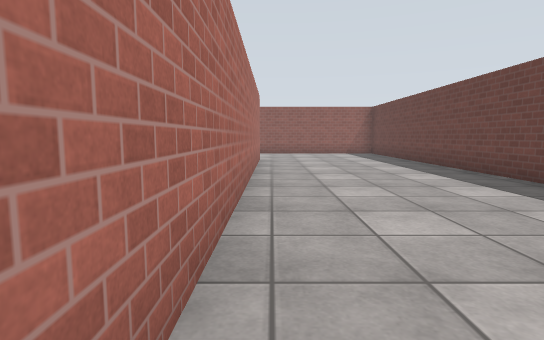
[1] (above)

24 first-person views from a walk through a world built for the Gazebo simulator. The camera is 0.94 m above the floor, tilts 6° down and sees 80° across. Floor lines are 1 m apart. The floor is counted in squares, 1 m on a side. Each view is taken from the middle of a square. On the plan, view 1 faces up. The plan holds only what a view shows up to about 12 squares ahead; the rest is blank. The place goes on beyond the plan. Gazebo's built-in surfaces are drawn with simple patterns. Some stock models are drawn as simple stand-ins. Some surface patterns are stand-ins.

[2]
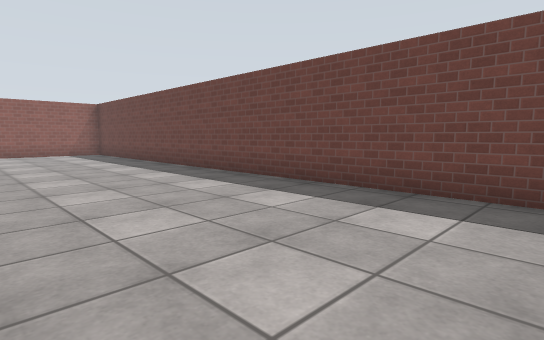

[3]
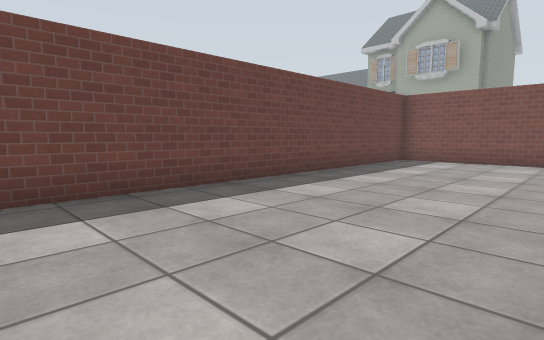

[4]
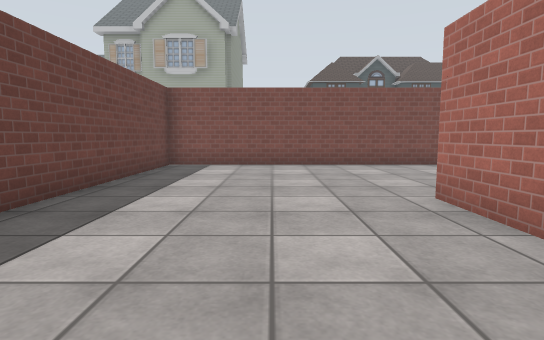

[5]
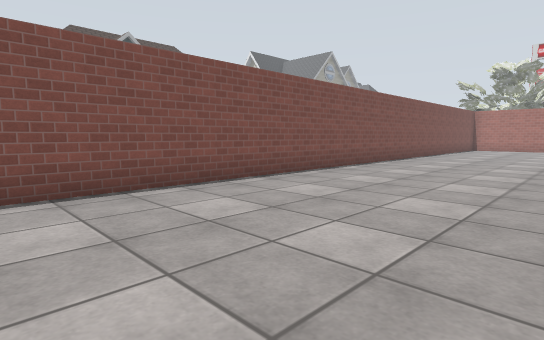

[6]
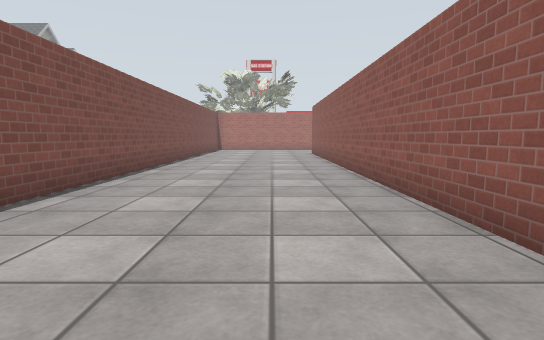

[7]
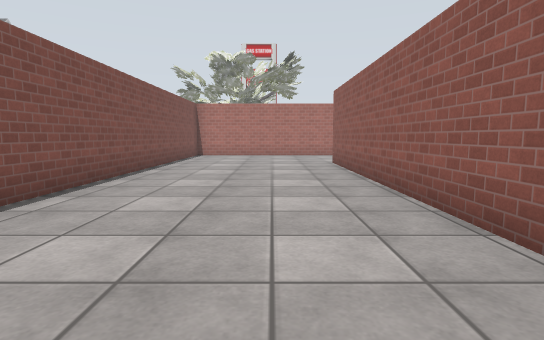

[8]
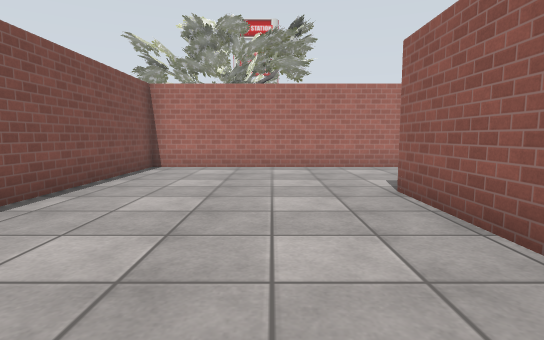

[9]
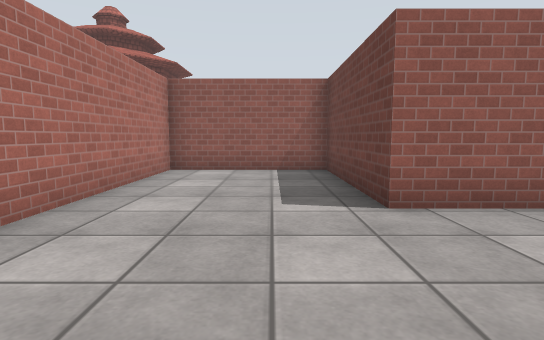

[10]
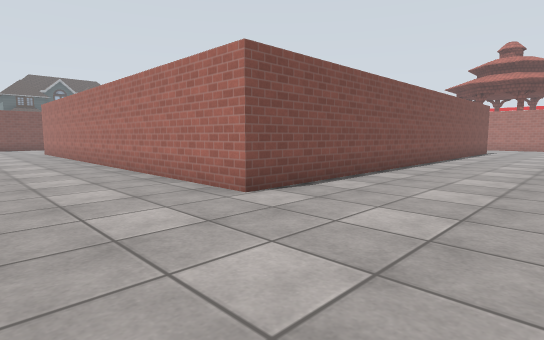

[11]
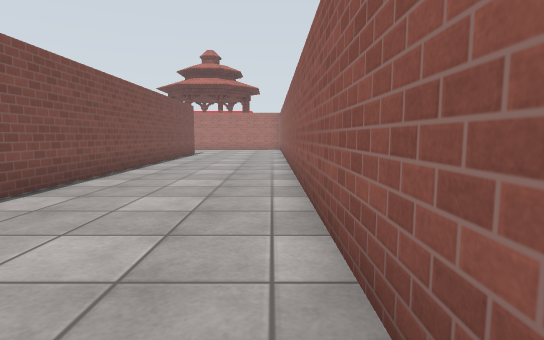

[12]
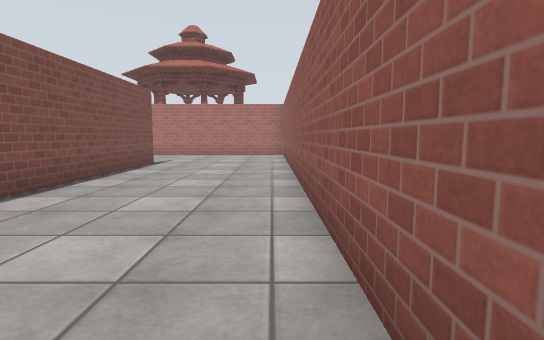

[13]
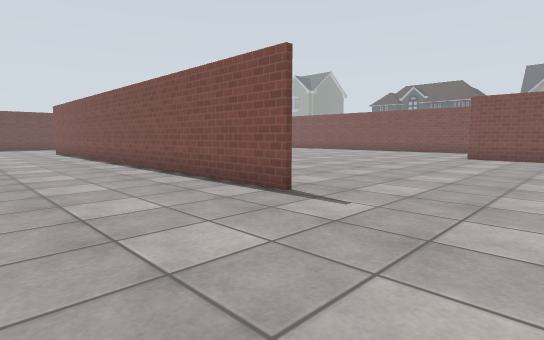

[14]
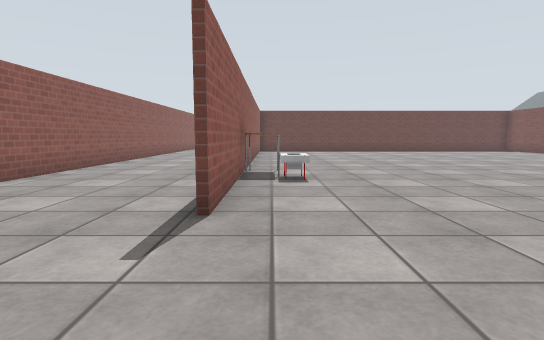

[15]
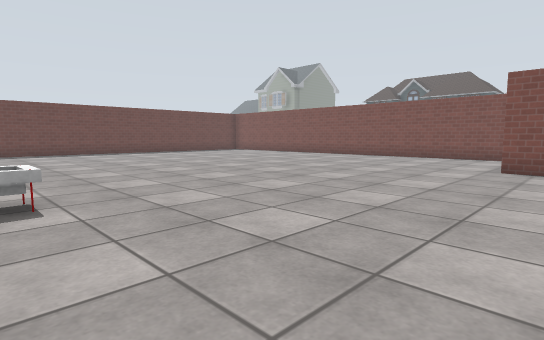

[16]
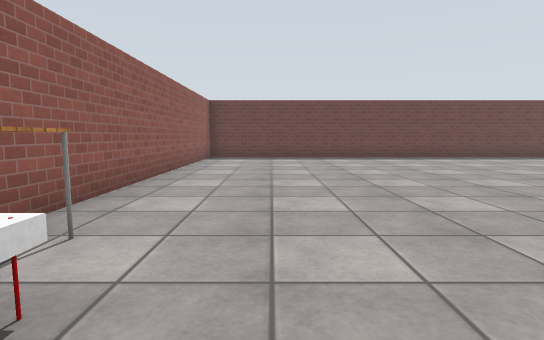

[17]
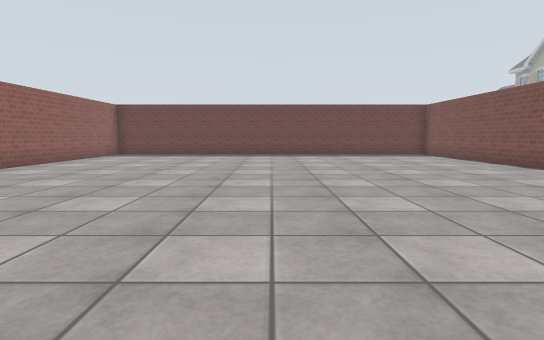

[18]
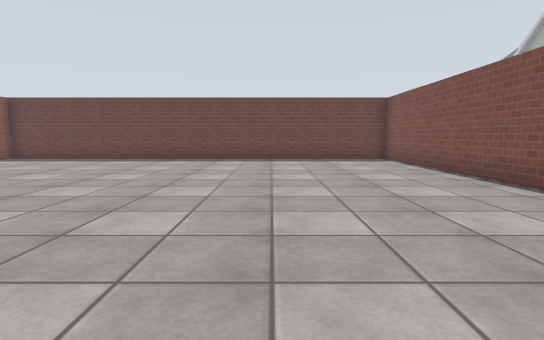

[19]
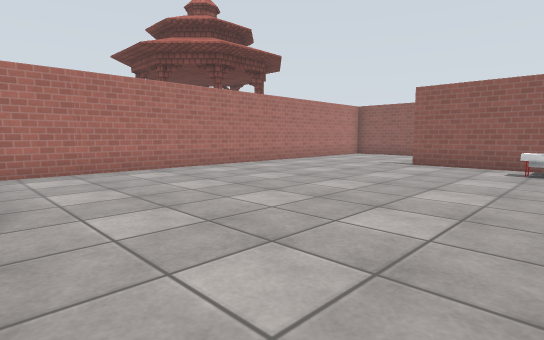

[20]
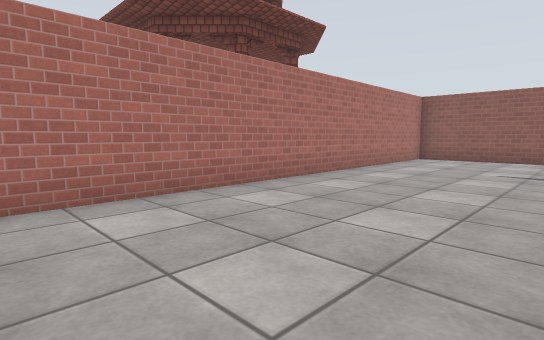

[21]
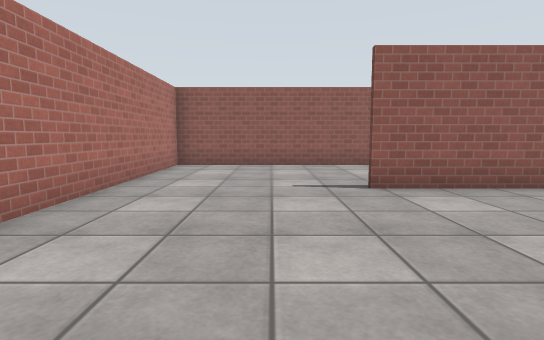

[22]
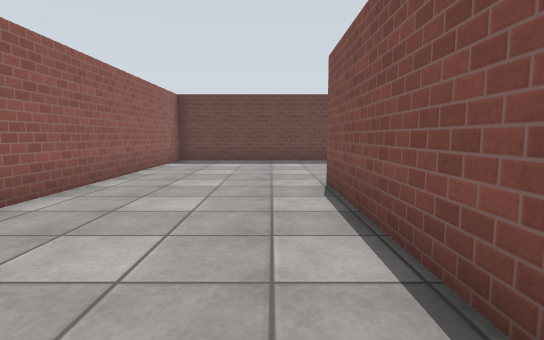

[23]
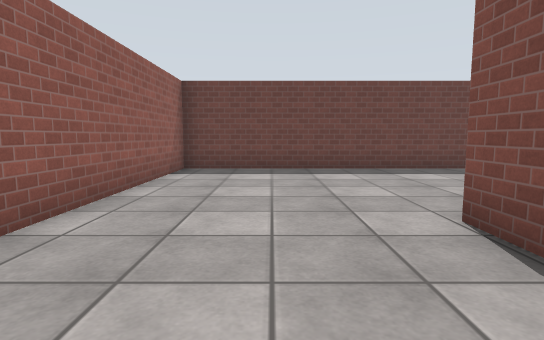

[24]
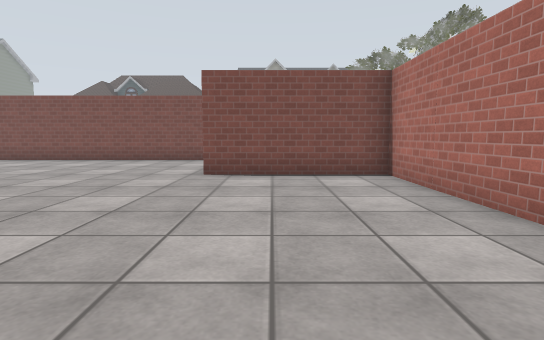

### Floor plan
Points are (right, up) in squares from view 1. A wall is a line through its corners. A room is listed if a view was taken in it or the views show most of it. See-through windows are left out.
Room 1 (views 1, 2, 3, 4, 5, 6, 7, 8, 9, 10, 11, 12, 13, 14, 15, 16, 17, 18, 19, 20, 21, 22, 23, 24)
walls: (-8.5, -2.7) (-1.8, -2.7); (-2.9, 12.7) (-17.2, 12.7); (-2.5, -2.9) (-17.5, -2.9) (-17.5, 2) (-21.9, 2); (-17.3, 12.9) (-0.5, 12.9) (-0.5, -2.9); (-21.9, 2.1) (-17.3, 2.1); (-21.9, -8.6) (5.4, -8.6) (5.4, 17.6) (-22.1, 17.6) (-21.6, -8.7)
objects: bin (-14, 11) to (-13, 12); table (-12, 12)

Positions as (right, up) in squares from view 1, and headings:
1: (0, 0), facing up
2: (0, 0), facing up-right
3: (0, 4), facing down-right
4: (2, 2), facing down
5: (2, -3), facing down-left
6: (0, -5), facing left
7: (-6, -5), facing left
8: (-12, -5), facing left
9: (-19, -7), facing up
10: (3, 17), facing down-left
11: (0, 17), facing left
12: (-6, 17), facing left
13: (-21, 17), facing down-right
14: (-21, 12), facing right
15: (-19, 12), facing down-right
16: (-15, 10), facing right
17: (-17, 5), facing right
18: (-14, 2), facing right
19: (-13, 2), facing up-left
20: (-17, 4), facing up-left
21: (-19, 7), facing up
22: (-7, 14), facing right
23: (-4, 15), facing right
24: (-19, 10), facing down
